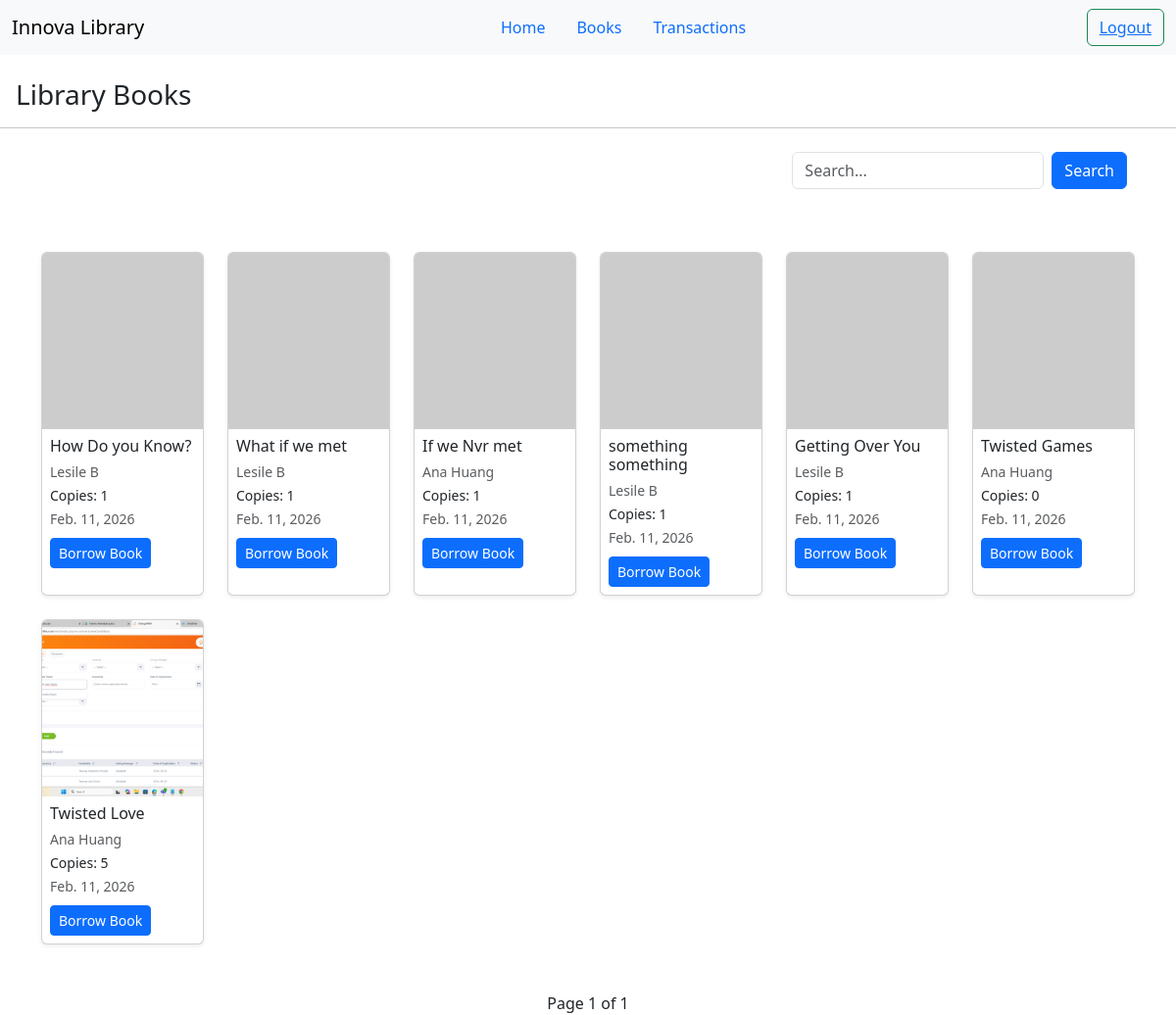
/books/ (signed in), run on an earlier commit of the app's database.
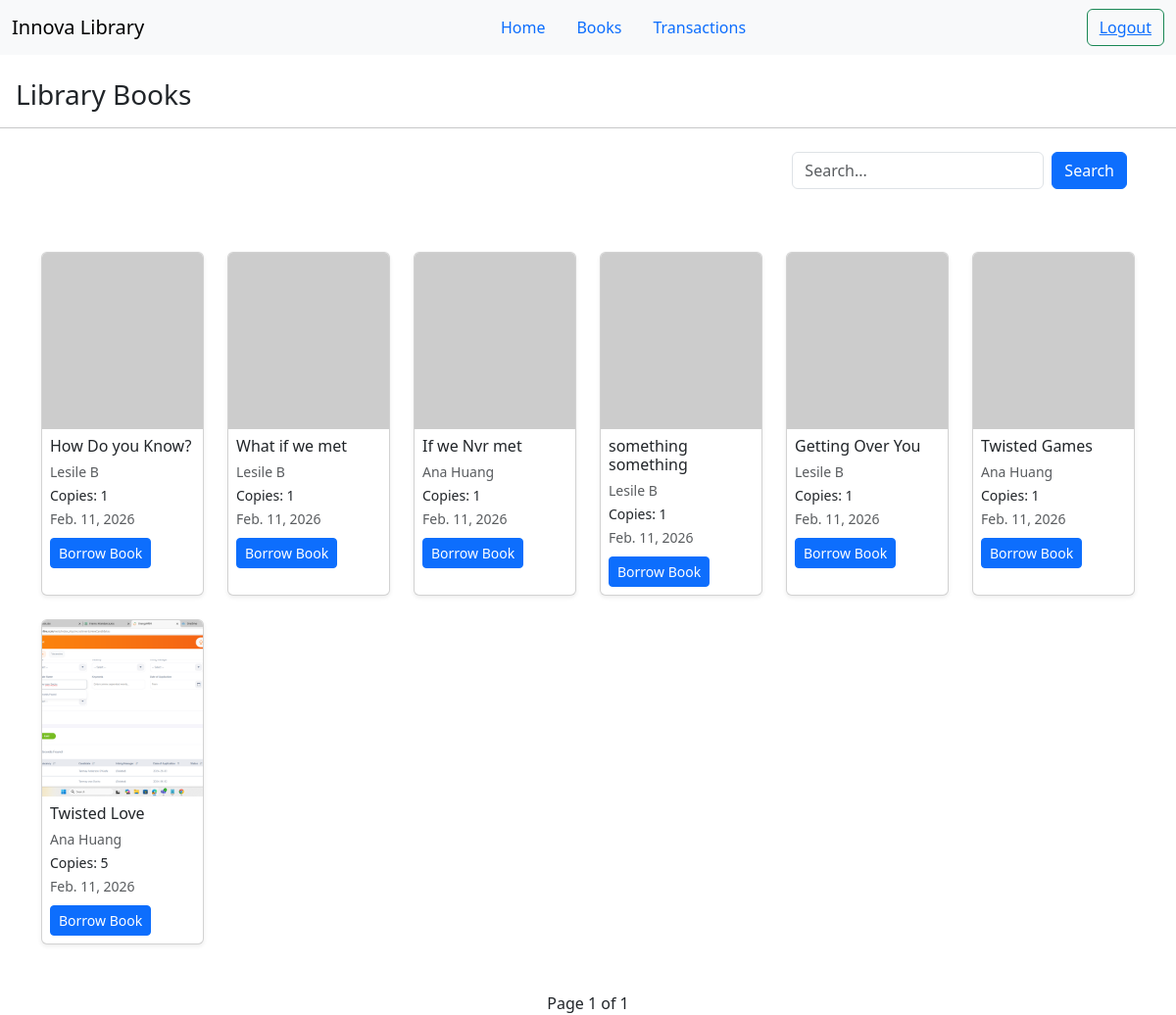
And on a later commit of the database.
### books/models.py (models this page shows, shortened)
class Book(models.Model):
    title = models.CharField(max_length=100)
    author = models.ForeignKey(Author,on_delete=models.CASCADE)
    published_date = models.DateField()
    isbn = models.CharField(max_length=20)
    available_copies = models.IntegerField(default=1)
    image = models.ImageField(upload_to='book_images/',null=True,blank=True)
    class Meta:
        ordering = ("-id",)  # newest first; or use ("-id",) if no created_at
        indexes = [
            models.Index(fields=["-id"]),  # makes ORDER BY fast
        ]

class Author(models.Model):
    name = models.CharField(max_length=100)

### books/views.py (the view, shortened to what this page needs)
# urls.py: path('books/',all_books,name='books'),
@login_required(login_url='login')
def all_books(request):
    books = Book.objects.select_related('author').all()
    paginator = Paginator(books, 12)
    page_number = request.GET.get('page')
    books = paginator.get_page(page_number)
    return render(request, 'all_books.html', {"books": books})

### books/templates/all_books.html (shortened to what this page needs)
{% extends 'base.html' %}
{% block content %}
<h3 class="mt-4 mx-3">Library Books</h3>
<hr>
<div class="container mt-4 d-flex justify-content-end">
    <form method="post" class="d-flex mb-4">
        <input type="text" class="form-control mb-3" name="search" placeholder="Search...">
        <button type="submit" class="btn btn-primary mb-3 mx-2">Search</button>
    </form>
</div>
<div class="container mt-4">
    <div class="row">
        {% for book in books %}
        <div class="col-lg-2 col-md-3 col-sm-4 col-6 mb-4">
            <div class="card h-100 shadow-sm position-relative">
                {% if book.image %}
                <img src="{{ book.image.url }}" class="card-img-top" loading="lazy"
                    style="height: 180px; object-fit: cover;" alt="{{ book.title }}">
                {% else %}
                <img src="https://via.placeholder.com/150" class="card-img-top" loading="lazy"
                    style="height: 180px; object-fit: cover;">
                {% endif %}
                <div class="card-body p-2">
                    <h6 class="card-title mb-1">{{ book.title }}</h6>
                    <small class="text-muted">{{ book.author.name }}</small><br>
                    <small>Copies: {{ book.available_copies }}</small><br>
                    <small class="text-muted">{{ book.published_date }}</small>
                    <a href="{% url 'borrow_book' book.id %}" class="btn btn-sm btn-primary mt-2">
                        Borrow Book
                    </a>
                </div>
            </div>
        </div>
        {% empty %}
        <p class="text-center">No books available.</p>
        {% endfor %}
    </div>
    <div class="d-flex justify-content-center mt-4">
        <span class="mx-2">Page {{ books.number }} of {{ books.paginator.num_pages }}</span>
    </div>
</div>
{% endblock %}

What changed in the data, as far as the page shows it:
changed Book "Twisted Games": available_copies "0" → "1"
